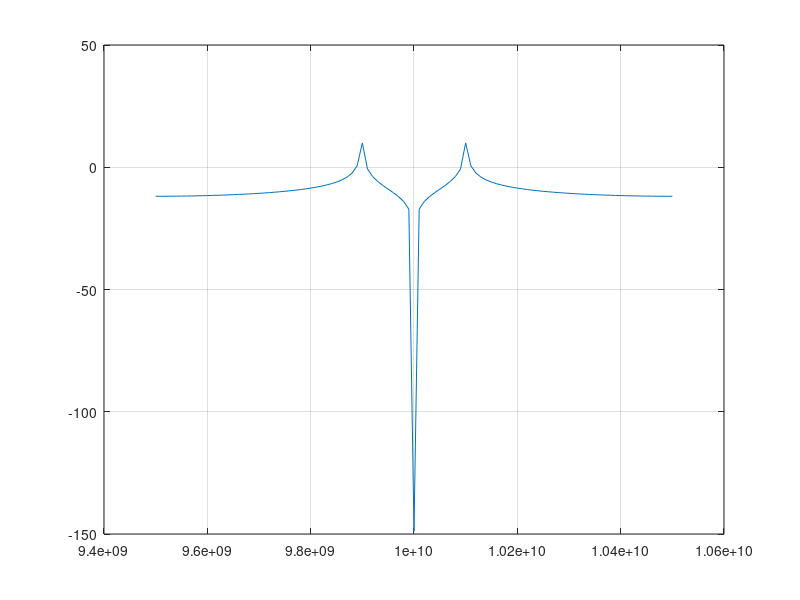
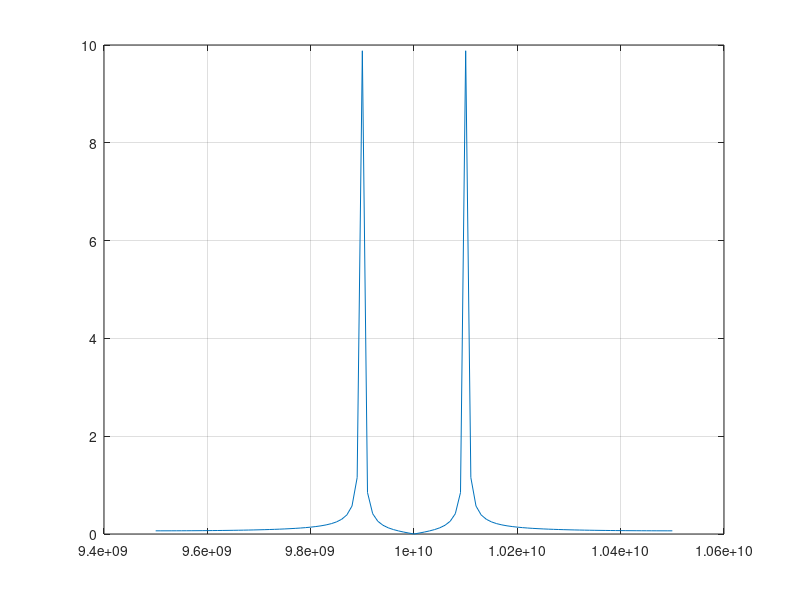

MATLAB code to generate these figures, in order:
% Signal Source
clc;
clear all; 
close all;

% Import csv file having measured RFI in RF Band (downconverted for sampling at Fs) and having a bandwidth of Fs.
% Path1 = '/Users/manojgulati/Documents/Algo_Testing_Data/';
% Path2 = 'M-OVEN_0004'; % Change this name based on name of appliance under test
% Path3 = '.csv';
% 
% M = importdata(strcat(Path1,Path2,Path3));
% 
% % Running an iterative loop to dump 20 FFT plots from 2 Million data point
% index = 1;
% offset = 0;
% while index<20

% NB: We will be using 1 Lakh points for computing this FFT out of 10 Million points dumped

% Central Frequency of RFI band 
Fc = 10*10^9;
% Loaded RFI Signal
% x = M(1+offset:index*100000);
% Length of signal
L = 100;                      
% L = length(x);                      
% Frequency of signal source (Only for simulation)
f = .1*10^9;                   
% Sampling frequency
% Fs = 25*10^6;     
Fs = 10*f;
% Sample time (Only for simulation)
delt = 1/Fs;                     
% Time vector (Only for simulation)
t = (0:L)*delt;                
% Simulating a sinusoid (Only for simulation)
x = 10*sin(2*pi*f*t);
% Computing Frequency Axis
f_axis = -Fs/2:Fs/L:Fs/2;
% Adding Fc to shift RFI to RF baseband
f_axis = f_axis+Fc;
% Compute FFT
sig_FFT = 2*fft(x)/L;

figure;
plot(f_axis,10*log10(fftshift(abs(sig_FFT))));
grid on;
figure;
plot(f_axis,(fftshift(abs(sig_FFT))));
grid on;
% saveas(gcf,strcat(Path2,'_',int2str(index)),'png');

% index = index+1;
% offset = offset+100000;
% end


